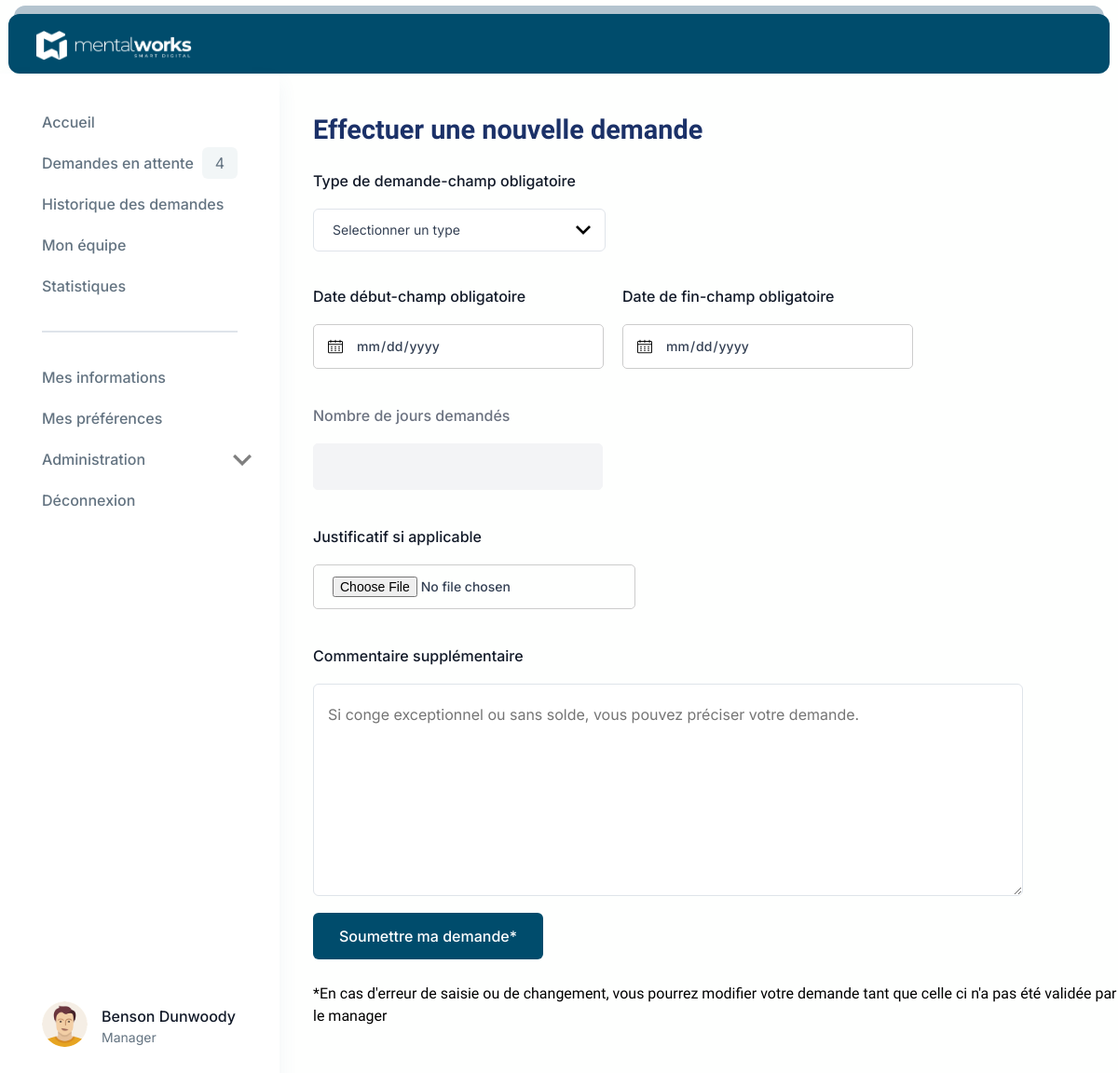
Screenshot of /nouvelle_demande.php (signed in) with the database file from the repository.
### tables this page shows
CREATE TABLE `user` (
  `id` int(8) NOT NULL,
  `email` varchar(100) NOT NULL,
  `password` varchar(2500) NOT NULL,
  `enabled` tinyint(1) NOT NULL,
  `created_at` datetime(6) NOT NULL,
  `role` varchar(20) NOT NULL,
  `person_id` int(8) NOT NULL
);

CREATE TABLE `person` (
  `id` int(8) NOT NULL,
  `last_name` varchar(20) NOT NULL,
  `first_name` varchar(20) NOT NULL,
  `manager_id` int(8) DEFAULT NULL,
  `department_id` int(8) NOT NULL,
  `position_id` int(8) NOT NULL,
  `alert_new_request` tinyint(1) NOT NULL,
  `alert_on_answer` tinyint(1) NOT NULL,
  `alert_before_vacation` tinyint(1) NOT NULL
);

### nouvelle_demande.php (the view, shortened to what this page needs)
<?php
include 'includes/verify-connect.php';
?>
<?php
$aller = '';
?>
<div class="History">
    <h1>Effectuer une nouvelle demande</h1>
    <form action="<?php echo $aller ?>" method="POST" class="form-request">
        <div>
            <label for="type" class="label-field">Type de demande-champ obligatoire</label>
            <br>
            <select name="type" id="type" class="select-option select-input">
                <option value="" class="placeholder">Selectionner un type</option>
            </select>
            <br>
            <br>
        </div>
        <div class="date">
            <div>
                <label for="date_debut" class="label-field">Date début-champ obligatoire</label>
                <br>
                <input type="date" id="date_debut" name="date_debut" class="label-select date-input"
                    onchange="calculerDiff()" value="<?php echo htmlspecialchars($date_debut ?? ''); ?>">
            </div>
            <div>
                <div>
                    <label for="date_fin" class="label-field">Date de fin-champ obligatoire</label>
                    <br>
                    <input type="date" id="date_fin" name="date_fin" class="label-select date-input"
                        onchange="calculerDiff()" value="<?php echo htmlspecialchars($date_fin ?? ''); ?>">
                </div>
                <br>
            </div>
        </div>
        <div>
            <label for="nbjours" class="label-fixed-value">Nombre de jours demandés</label>
            <br>
            <input type="text" id="nbjours" readonly class="defaultbox defaultbox-input fixed-value">
        </div>
        <br>
        <div>
            <label for="justificatif" class="label-field">Justificatif si applicable</label>
            <br>
            <input type="file" id="justificatif" name="justificatif" accept=".pdf" class="label-select file-input">
        </div>
        <br>
        <div>
            <label for="commentaire" class="label-field">Commentaire supplémentaire</label>
            <br>
            <textarea name="commentaire" class="placeholder"
                placeholder="Si conge exceptionnel ou sans solde, vous pouvez préciser votre demande."><?php echo htmlspecialchars($commentaire ?? ''); ?></textarea>
            <br>
        </div>
        <button type="submit" class="dark-button">Soumettre ma demande*</button>
    </form>
    <p>
        *En cas d'erreur de saisie ou de changement, vous pourrez modifier votre demande tant que celle ci n'a pas été
        validée par le manager
    </p>
</div>
<?php
include 'includes/footer.php'
    ?>

### includes/name_and_role.php
<?php $requete = $connexion->prepare('SELECT FIRST_NAME, LAST_NAME, user.role FROM person
                                JOIN user ON person.id = user.person_id WHERE person.id = :id');
$requete->bindParam(':id', $_SESSION['utilisateur']['person_id']);
$requete->execute();
$name_person[] = $requete->fetch(PDO::FETCH_ASSOC); ?>
<p class="username">
    <?php echo $name_person[0]['FIRST_NAME'] . ' ' . $name_person[0]['LAST_NAME'] ?>
</p>
<p class="job"><?php echo $name_person[0]['role'] ?></p>

### style.css (style rules this page uses)
body { margin: 0; width: 100%; height: auto; background-color: #fefffe; display: flex; flex-direction: column; }
button { display: flex; align-items: center; flex-direction: row; }
.dark-button { background-color: #004C6C; color: white; font-family: "Inter", sans-serif; font-weight: 500; height: 50px; font-size: 16px; line-height: 24px; letter-spacing: 0px; text-decoration: none; }
.details-button, .dark-button { padding: 13px 28px 13px 28px; border-radius: 6px; }
.light-button, .details-button, .dark-button, .alt-dark-button { width: fit-content; border: none; }
h1 { font-size: 28.85px; margin-top: 30px; }
h1, h2 { font-weight: 600; line-height: 24.57px; color: #1B3168; }
.petit_texte, .petit_texte, p { font-weight: 400; font-size: 16px; line-height: 24.57px; color: black; }
p { margin: 25px 0; }
h1, h2, h3, p, p a, .petit_texte, .petit_texte a, .petit_texte, .petit_texte a, .email { font-family: "Epilogue", sans-serif; }
.placeholder { font-family: "Inter", sans-serif; font-size: 16px; line-height: 24px; color: #9CA3AF; }
.label-select { font-family: "Inter", sans-serif; font-size: 14px; line-height: 20px; color: #344054; }
.label-field { font-family: "Inter", sans-serif; font-size: 16px; line-height: 24px; color: #111928; font-weight: 500; margin: 0; }
.label-fixed-value { font-family: "Inter", sans-serif; font-size: 16px; line-height: 24px; color: #6B7280; font-weight: 500; margin: 0; }
.fixed-value { font-family: "Inter", sans-serif; font-size: 16px; line-height: 24px; color: #9CA3AF; font-weight: 400; }
.select-option { font-family: "Inter", sans-serif; font-size: 14px; line-height: 20px; color: #344054; }
.job { font-family: "Inter", sans-serif; font-size: 14px; line-height: 22px; color: #637381; margin: 0; }
.username { font-family: "Inter", sans-serif; font-size: 16px; line-height: 24px; color: #111928; margin: 0; }
.number:hover, .username, .label-select { font-weight: 500; }
.email, .placeholder, .break-details, .label-input, .job { font-weight: 400; }
select, input { align-items: center; }
select { min-width: 350px; padding: 12px 16px 12px 20px; }
.select-input { background-image: url(images/chevron-en-bas.png); background-repeat: no-repeat; background-color: white; background-position: 95%; background-size: 16px 16px; min-width: 314px; padding: 12px 16px 12px 20px; }
.date-input { background-image: url(images/calendrier.png); background-repeat: no-repeat; background-color: white; background-position: 5%; background-size: 16px 16px; min-width: 265px; margin-bottom: 20px; padding: 12px 0px 12px 45px; margin-top: 0; }
textarea { min-height: 186px; min-width: 730px; padding: 20px 15px; height: fit-content; }
.form-request { display: flex; flex-direction: column; margin-top: 30px; }
select, input, textarea { display: flex; border-radius: 6px; width: fit-content; appearance: none; border: 1px solid #DFE4EA; }
.defaultbox-input { min-width: 273px; margin-bottom: 20px; padding: 12px 16px 12px 20px; margin-top: 0; }
.defaultbox { background-color: #F3F4F6; border-color: #F3F4F6; }
.file-input { min-width: 273px; margin-bottom: 20px; padding: 12px 16px 12px 20px; margin-top: 0; }
label { display: flex; flex-wrap: nowrap; }
.History { margin-top: 1.5%; margin-left: 3%; }
label { display: block; font-weight: bold; }
input { margin-top: 5px; border: 1px solid #ccc; border-radius: 5px; }
.date { display: flex; gap: 20px }

### rows the page displays
user: person.first_name "Benson", person.last_name "Dunwoody", role "Manager"

### other values shown
$demande_en_attente['demande_en_attente'] "4"
